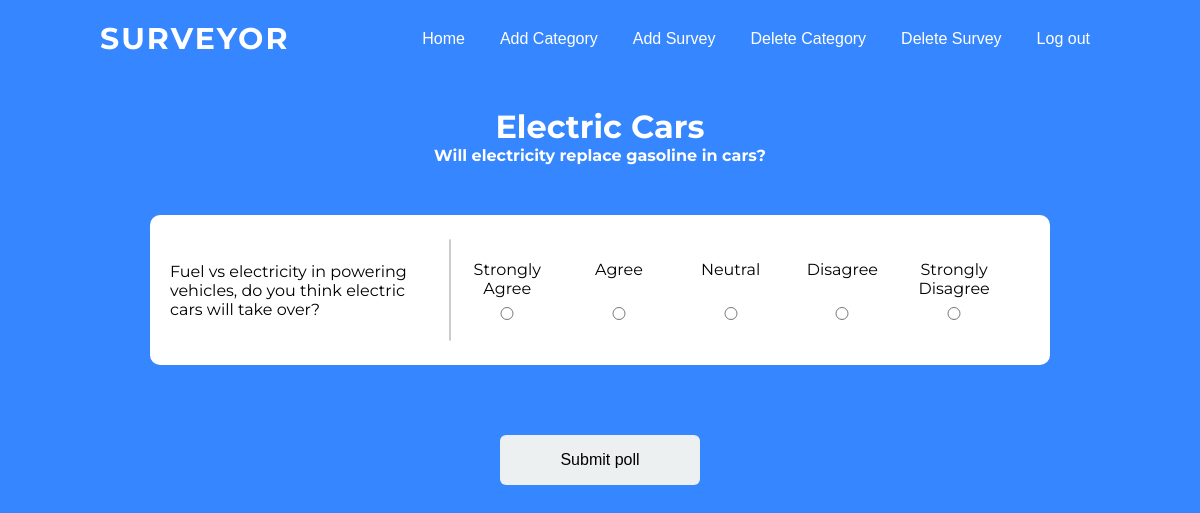
The app's page /singlesurvey/8 (signed in) with its own data.
### surveyapp/models.py (models this page shows, shortened)
class Survey(models.Model):
    title_name = models.CharField(max_length=200)
    category = models.ForeignKey(Category, on_delete=models.CASCADE)
    subtitle = models.CharField(max_length=100, null=True)
    people = models.IntegerField(default=0)
    question = models.CharField(max_length=200, default="")
    agree = models.IntegerField(default=0)
    stronglyagree = models.IntegerField(default=0)
    neutral = models.IntegerField(default=0)
    disagree = models.IntegerField(default=0)
    stronglydisagree = models.IntegerField(default=0)

### surveyapp/views.py (the view)
# urls.py: path("singlesurvey/<str:single_survey_name>", views.single_survey, name="singlesurvey"),
@login_required(login_url="/login")
def single_survey(request, single_survey_name):
    if request.method == "POST":
        s = SubmittedSurveys()
        survey = Survey.objects.get(id=single_survey_name)
        s.survey = survey
        s.user = request.user.username
        survey.people += 1
        user = User.objects.get(username=request.user.username)
        user.points += 1
        user.save()
        survey.save()
        category = Category.objects.get(category_name=survey.category)
        if request.user.username in category.users:
            pass
        else:
            category.users += str(request.user.username) + ","
            category.save()
        question = survey.question
        s.question = question
        s.answer = request.POST["choice"]
        if s.answer == "Strongly Agree":
            survey.stronglyagree += 1
        elif s.answer == "Agree":
            survey.agree += 1
        elif s.answer == "Neutral":
            survey.neutral += 1
        elif s.answer == "Disagree":
            survey.disagree += 1
        elif s.answer == "Strongly Disagree":
            survey.stronglydisagree += 1
        s.save()
        survey.save()
        return render(request, "surveyapp/postsurvey.html", {
            "survey": survey,
            "question": question,
            "people": survey.people-1 ,
            "answer": s.answer,
            "agree": survey.agree,
            "stronglya": survey.stronglyagree,
            "neutral": survey.neutral,
            "disagree": survey.disagree,
            "stronglyd": survey.stronglydisagree
        })
    else:
        survey = Survey.objects.get(id=single_survey_name)
        question = survey.question
        return render(request, "surveyapp/singlesurvey.html", {"survey": survey, "question": question})

### surveyapp/templates/surveyapp/singlesurvey.html (shortened to what this page needs)
{% extends "surveyapp/base.html" %}
{% block body %}
<div class="title">
  <h1>{{survey.title_name}}</h1>
  <h4>{{survey.subtitle}}</h4>
</div>
<div class="question-container">
  <form method="post" action="{% url 'singlesurvey' survey.id %}">
    <div class="question">
      <div class="question-title">
        <p>{{question}}</p>
      </div>
      <hr>
      <div class="radio">
        <div class="radio-button">
          <label for="sa">Strongly Agree</label>
          <input type="radio" name="choice" value="Strongly Agree" id="sa" required>
        </div>
        <div class="radio-button">
          <label for="a">Agree</label>
          <input type="radio" name="choice" value="Agree" id="a" required>
        </div>
        <div class="radio-button">
          <label for="n">Neutral</label>
          <input type="radio" name="choice" value="Neutral" id="n" required>
        </div>
        <div class="radio-button">
          <label for="d">Disagree</label>
          <input type="radio" name="choice" value="Disagree" id="d" required>
        </div>
        <div class="radio-button">
          <label for="sd">Strongly Disagree</label>
          <input type="radio" name="choice" value="Strongly Disagree" id="sd" required>
        </div>
      </div>
    </div>
    <div class="submit-button">
      <input type="submit" value="Submit poll">
    </div>
  </form>
</div>
{% endblock %}

### surveyapp/static/css/styles.css (style rules this page uses)
* { margin: 0; padding: 0; }
body { font-family: Montserrat; background-color: #3586ff; }
.title { text-align: center; color: white; padding: 30px 0 30px 0; }
input { border: none; box-sizing: border-box; background-color: #ECF0F1; outline: none; border-radius: 6px; font-size: 16px; font-weight: 200; padding: 10px 10px; width: 250px; transition: border .5s; }
.question-container { display: flex; justify-content: center; align-items: center; flex-direction: column; margin: 20px 40px; }
.question { display: flex; flex-direction: row; width: 900px; height: 150px; background-color: white; border-radius: 10px; margin-bottom: 20px; }
.question-title { box-sizing: border-box; padding: 20px; display: flex; justify-content: center; align-items: center; height: 150px; width: 300px; }
.radio { display: flex; box-sizing: border-box; padding-right: 40px; flex-direction: row; justify-content: space-around; align-items: center; height: 150px; width: 600px; }
.radio-button { display: flex; flex-direction: column; justify-content: space-between; text-align: center; align-items: center; width: 100px; height: 60px; }
.radio-button input { width: 60px; }
.question hr { height: 100px; margin: auto; border: 1px solid #cccccc; border-radius: 50px; background-color: #cccccc; }
.radio-button { width: 30px; }
.submit-button { display: flex; justify-content: center; align-items: center; }
.submit-button input { width: 200px; height: 50px; margin: 50px 50px 70px 50px; }

### records on screen
Survey: title_name "Electric Cars", subtitle "Will electricity replace gasoline in cars?", question "Fuel vs electricity in powering vehicles, do you think electric cars will take over?"
